Frame 1 (no input): blank canvas, image omitted
Frame 60 (no input): blank canvas, image omitted
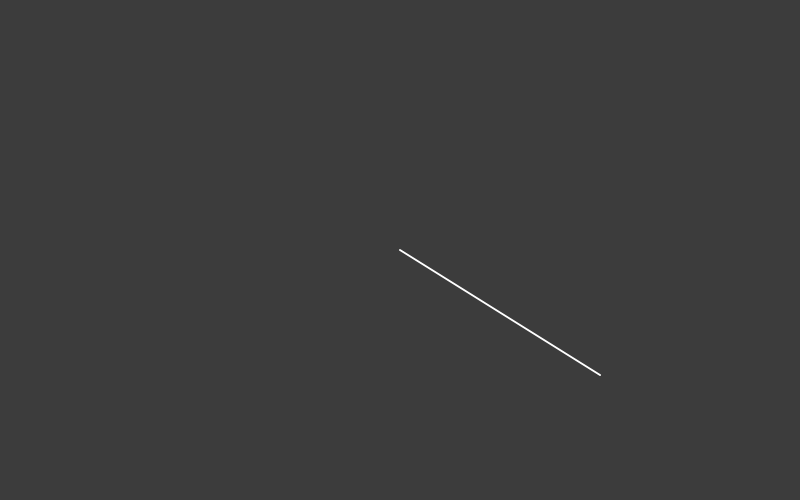
Frame 120 (the mouse pressed at the canvas centre since frame 60)

The p5.js sketch whose frames 1 and 60 were blank and that drew this single picture after the mouse press (run headless with seeded random() and noise() and a simulated clock; from frame 60 on, the mouse is pressed at the canvas centre):

// p5.js sketch
// ── sketch.js
// This was coded while reading:
// "The Nature of Code" by Daniel Shiffman
// http://natureofcode.com/

function setup() {
  var cnv = createCanvas(800,500);
}

function draw () {
  background(60,60,60);

  // One vector for mouse location
  var mouse = createVector(mouseX, mouseY);
  // Another vector for the center of the window
  var center = createVector(width/2,height/2);

  // Vector multiplication
  mouse.mult(0.5);

  translate(width/2,height/2);
  strokeWeight(2);
  stroke(255,255,255);
  line(0,0,mouse.x,mouse.y);
}
